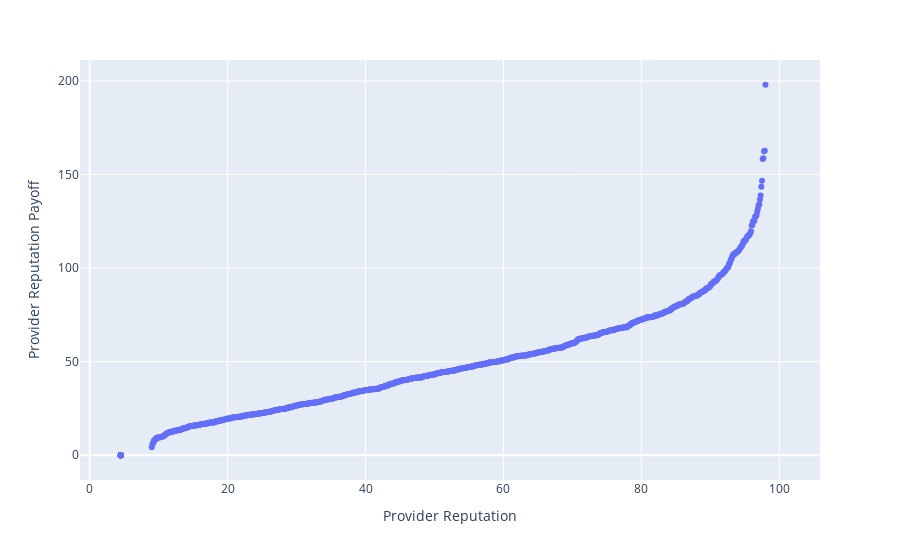

Notebook cell for this chart:
### Code cell
provider_ranking = rankdata(provider_reputation_payoffs)
provider_norm_ranking = 100 * provider_ranking / max(provider_ranking)

fig = px.scatter(x=provider_norm_ranking,
           y=provider_reputation_payoffs,
           labels={'x': 'Provider Reputation', 'y': 'Provider Reputation Payoff'})
fig.show()

### Figure 1 — Plotly figure (JSON) as saved in the notebook; plotly's stock layout.template omitted (floating-point values rounded to 4 significant figures; data arrays with more than 128 entries replaced by an {"elided": "..."} marker saying what was removed)
{"data": [{"hovertemplate": "Provider Reputation=%{x}<br>Provider Reputation Payoff=%{y}<extra></extra>", "legendgroup": "", "marker": {"color": "#636efa", "symbol": "circle"}, "mode": "markers", "name": "", "orientation": "v", "showlegend": false, "type": "scatter", "x": {"elided": "1000 float values"}, "xaxis": "x", "y": {"elided": "1000 float values"}, "yaxis": "y"}], "layout": {"legend": {"tracegroupgap": 0}, "margin": {"t": 60}, "xaxis": {"anchor": "y", "domain": [0, 1], "title": {"text": "Provider Reputation"}}, "yaxis": {"anchor": "x", "domain": [0, 1], "title": {"text": "Provider Reputation Payoff"}}}}
